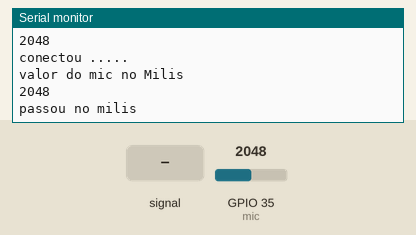
Recording of a sketch running on a simulated ESP32. Parts: the last lines printed to the serial monitor. Inputs (shaded band) come from the test bench; at power-on: GPIO 35 (mic) = 2048. WiFi joins after 1.5 s; servers stay silent unless stated.

Above: at 3.2 s.
3.3 s: GPIO 35 (mic) fed a 200 Hz sine of ±327 counts around its level
At 5.36 s:
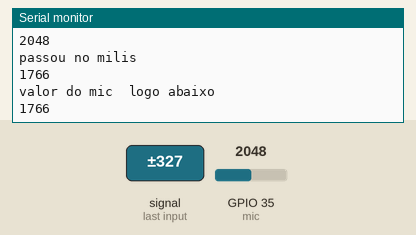
7.4 s: GPIO 35 (mic) set to 2866
At 9.5 s:
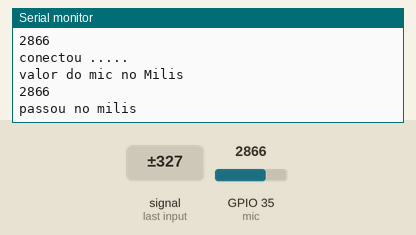
11.5 s: GPIO 35 (mic) fed a 1000 Hz sine of ±1023 counts around its level
At 11.76 s:
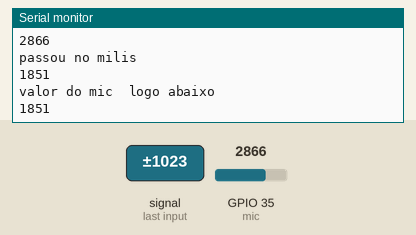
15.6 s: GPIO 35 (mic) set to 3603
At 19.3 s:
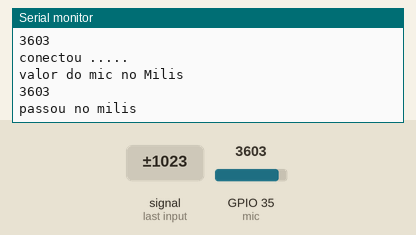
Timing chart, 0 to 20.7 s (numbered marks = the images above; inputs shaded):
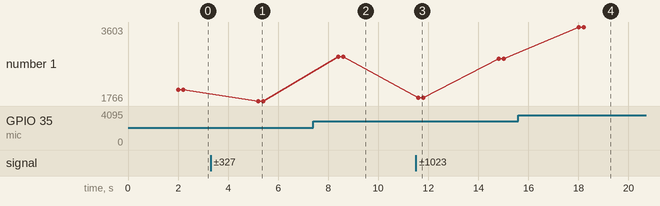

The sketch:

espmicrofone_02.ino
```cpp
#include <WiFi.h>
#include <WiFiClient.h>
 WiFiClient client;
const int mic = 35;

const char* nome = "Servidor3104";
const char* senha = "12345678";
const int porta = 600;
const IPAddress ip_servidor(192, 168, 4, 1);
String resposta_servidor;

unsigned long int tempo = 0;

void setup()
{

  Serial.begin(115200);

WiFi.begin(nome,senha);

while(WiFi.status() != WL_CONNECTED)
{
Serial.println("Conectando ...");
delay(1000);
}

Serial.println();
Serial.println("Conectado com sucesso a rede wifi");

}

void loop()
{

  int mic_analo = analogRead(mic);
  Serial.println(mic_analo);
  Serial.println("valor do mic  logo abaixo");
    Serial.println(mic_analo);

if(client.connect(ip_servidor,porta))
{
Serial.println("conectou .....");

if( (millis() - tempo) >=  100)
{
client.print("microfone:");
client.print(mic_analo);
client.println();
Serial.println("valor do mic no Milis");
Serial.println(mic_analo);
client.stop();
Serial.println("passou no milis");
}
}

delay(3000);
}
```

Measured:
- after the input at 3.3 s, the serial monitor: prints a new line after 1.9 s (image 1)
- after the input at 7.4 s, the serial monitor: prints a new line after 1.0 s (image 2)
- after the input at 11.5 s, the serial monitor: prints a new line after 0.11 s (image 3)
- after the input at 15.6 s, the serial monitor: prints a new line after 2.4 s (image 4)
- plotted number 1: 2048 → 1766 after the input at 3.3 s, 1766 → 2866 after the input at 7.4 s, 2866 → 2815 after the input at 11.5 s, 2815 → 3603 after the input at 15.6 s
